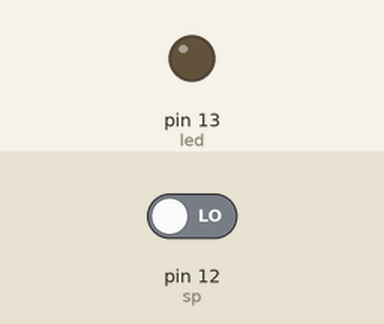
This sketch was run on a simulated Arduino Uno, built with avr-gcc and run on an emulated ATmega328P. On the bench: output pins drawn as LEDs (lit = HIGH). The test bench sets the inputs (shaded band); at power-on: pin 12 (sp) LOW.

Above: at 1.2 s.
1.3 s: pin 12 (sp) driven HIGH
At 1.8 s:
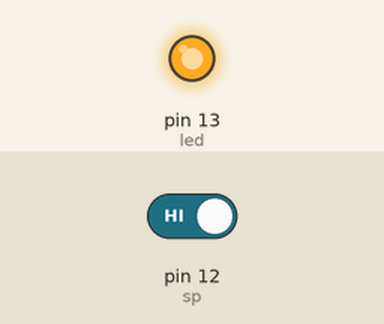
2.8 s: pin 12 (sp) driven LOW
At 4.2 s:
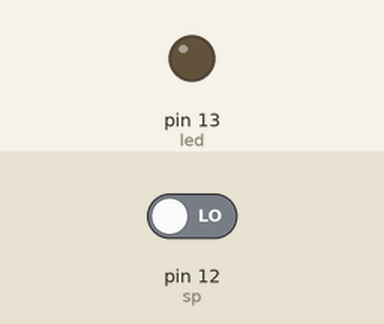
Timing chart, 0 to 5.8 s (numbered marks = the images above; inputs shaded):
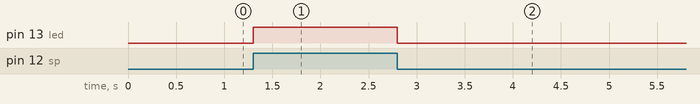

Measured:
- after the input at 1.3 s, pin 13 (led): LOW → HIGH at once
- after the input at 2.8 s, pin 13 (led): HIGH → LOW at once

The sketch:

Code_File.ino
```cpp
int led=13;
int sp=12;
  void setup()
{
  pinMode(led,OUTPUT);
  pinMode(sp,INPUT);
  }
  void loop()
  {
    boolean a=digitalRead(sp);
    if(a==1)
      digitalWrite(led,HIGH);
    else
      digitalWrite(led,LOW);
  }
```
